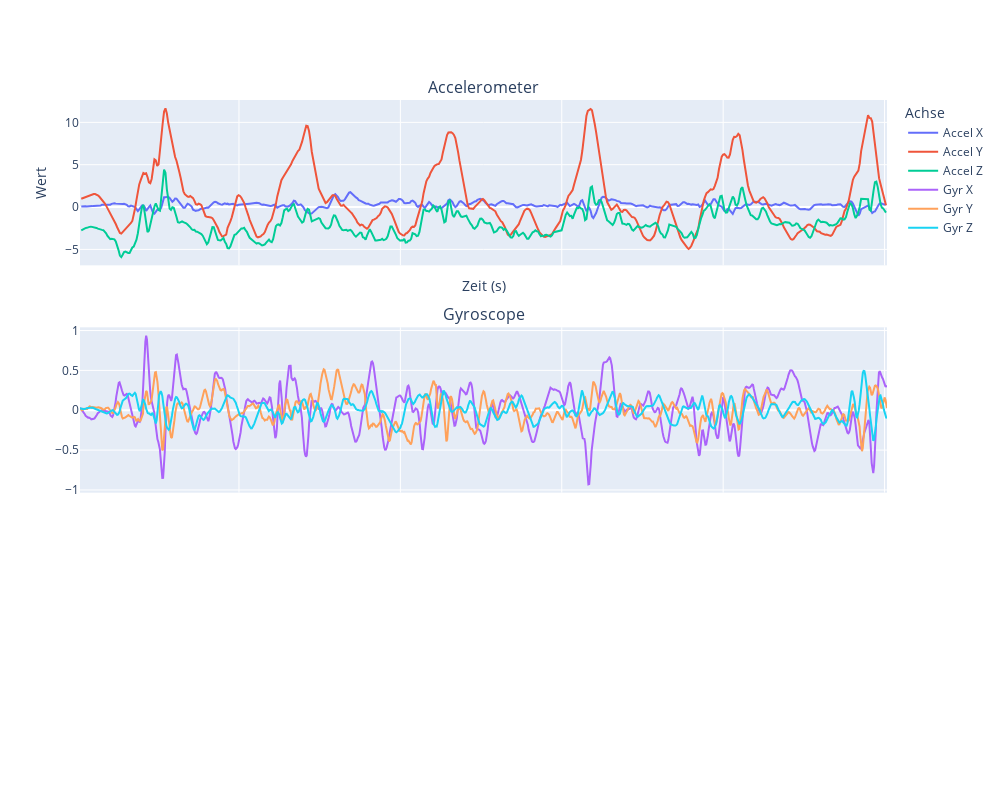

Notebook code for this chart:
### Code cell
compare_acc_gyr(squat_acc,squat_gyr)

### Figure 1 — Plotly figure (JSON) as saved in the notebook; plotly's stock layout.template omitted (floating-point values rounded to 4 significant figures; data arrays with more than 128 entries replaced by an {"elided": "..."} marker saying what was removed)
{"data": [{"name": "Accel X", "type": "scatter", "x": {"elided": "568 float values"}, "y": {"elided": "568 float values"}}, {"name": "Accel Y", "type": "scatter", "x": {"elided": "568 float values"}, "y": {"elided": "568 float values"}}, {"name": "Accel Z", "type": "scatter", "x": {"elided": "568 float values"}, "y": {"elided": "568 float values"}}, {"marker": {"size": 4}, "name": "Gyr X", "type": "scatter", "x": {"elided": "1001 float values"}, "xaxis": "x2", "y": {"elided": "1001 float values"}, "yaxis": "y2"}, {"marker": {"size": 4}, "name": "Gyr Y", "type": "scatter", "x": {"elided": "1001 float values"}, "xaxis": "x2", "y": {"elided": "1001 float values"}, "yaxis": "y2"}, {"marker": {"size": 4}, "name": "Gyr Z", "type": "scatter", "x": {"elided": "1001 float values"}, "xaxis": "x2", "y": {"elided": "1001 float values"}, "yaxis": "y2"}], "layout": {"annotations": [{"font": {"size": 16}, "showarrow": false, "text": "Accelerometer", "x": 0.5, "xanchor": "center", "xref": "paper", "y": 1, "yanchor": "bottom", "yref": "paper"}, {"font": {"size": 16}, "showarrow": false, "text": "Gyroscope", "x": 0.5, "xanchor": "center", "xref": "paper", "y": 0.6333, "yanchor": "bottom", "yref": "paper"}], "height": 800, "legend": {"title": {"text": "Achse"}}, "width": 1000, "xaxis": {"anchor": "y", "domain": [0, 1], "matches": "x3", "showticklabels": false, "title": {"text": "Zeit (s)"}}, "xaxis2": {"anchor": "y2", "domain": [0, 1], "matches": "x3", "showticklabels": false}, "xaxis3": {"anchor": "y3", "domain": [0, 1]}, "yaxis": {"anchor": "x", "domain": [0.7333, 1], "title": {"text": "Wert"}}, "yaxis2": {"anchor": "x2", "domain": [0.3667, 0.6333]}, "yaxis3": {"anchor": "x3", "domain": [0, 0.2667]}}}
